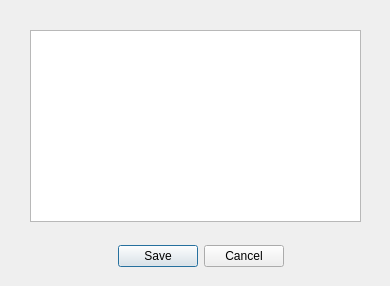
<?xml version="1.0" encoding="UTF-8"?>
<ui version="4.0">
 <class>Dialog</class>
 <widget class="QDialog" name="Dialog">
  <property name="geometry">
   <rect>
    <x>0</x>
    <y>0</y>
    <width>390</width>
    <height>286</height>
   </rect>
  </property>
  <property name="windowTitle">
   <string>Dialog</string>
  </property>
  <widget class="QDialogButtonBox" name="buttonBox">
   <property name="geometry">
    <rect>
     <x>30</x>
     <y>240</y>
     <width>341</width>
     <height>32</height>
    </rect>
   </property>
   <property name="focusPolicy">
    <enum>Qt::NoFocus</enum>
   </property>
   <property name="contextMenuPolicy">
    <enum>Qt::DefaultContextMenu</enum>
   </property>
   <property name="orientation">
    <enum>Qt::Horizontal</enum>
   </property>
   <property name="standardButtons">
    <set>QDialogButtonBox::Cancel|QDialogButtonBox::Save</set>
   </property>
   <property name="centerButtons">
    <bool>true</bool>
   </property>
  </widget>
  <widget class="QTextBrowser" name="textBrowser">
   <property name="geometry">
    <rect>
     <x>30</x>
     <y>30</y>
     <width>331</width>
     <height>192</height>
    </rect>
   </property>
   <property name="font">
    <font>
     <pointsize>12</pointsize>
    </font>
   </property>
  </widget>
 </widget>
 <resources/>
 <connections>
  <connection>
   <sender>buttonBox</sender>
   <signal>accepted()</signal>
   <receiver>Dialog</receiver>
   <slot>accept()</slot>
   <hints>
    <hint type="sourcelabel">
     <x>248</x>
     <y>254</y>
    </hint>
    <hint type="destinationlabel">
     <x>157</x>
     <y>274</y>
    </hint>
   </hints>
  </connection>
  <connection>
   <sender>buttonBox</sender>
   <signal>rejected()</signal>
   <receiver>Dialog</receiver>
   <slot>reject()</slot>
   <hints>
    <hint type="sourcelabel">
     <x>316</x>
     <y>260</y>
    </hint>
    <hint type="destinationlabel">
     <x>286</x>
     <y>274</y>
    </hint>
   </hints>
  </connection>
 </connections>
</ui>
